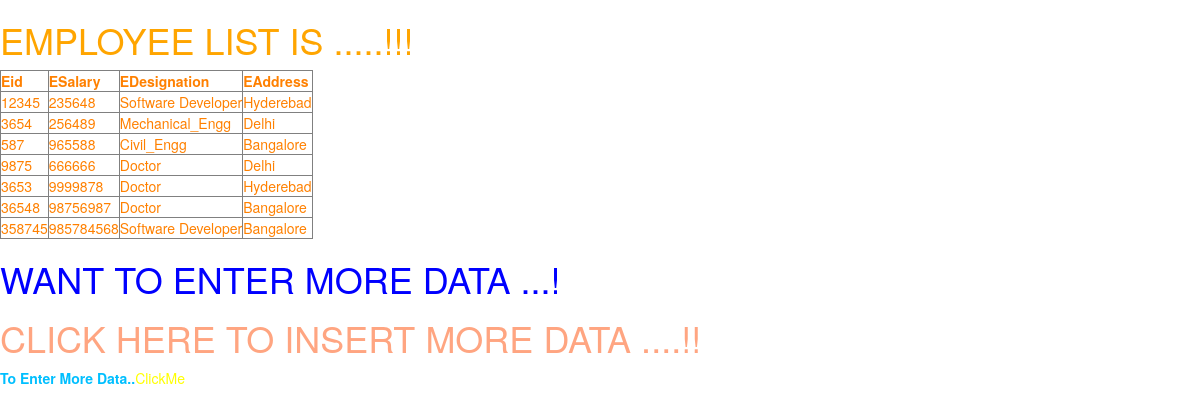
Screenshot of /data_disp/ with the database file from the repository.
### webapp/models.py (models this page shows)
class Emp_Model(models.Model):
    Eid  = models.IntegerField()
    ESalary = models.IntegerField()
    EDesignation = models.CharField(max_length=80)
    EAddrs = models.CharField(max_length=120)

### webapp/views.py (the view)
# urls.py: path('data_disp/', views.Emp_Model_data),
def Emp_Model_data(request):
    Emp_data = Emp_Model.objects.all()
    return  render(request,'webapp/data_disp.html', {'elist':Emp_data})

### templates/webapp/data_disp.html (shortened to what this page needs)
<!DOCTYPE html>
{%load static%}
<html lang="en">
<head>
<link rel="stylesheet" href="https://maxcdn.bootstrapcdn.com/bootstrap/3.3.7/css/bootstrap.min.css">
<link href="{% static 'css/MyFile.css' %}" rel="stylesheet"/>
</head>
<body>
<h1 style="color:orange">EMPLOYEE LIST IS .....!!!</h1>
{% if elist %}
<table border="1px">
    <thead>
    <th> Eid </th>
    <th> ESalary </th>
    <th> EDesignation </th>
    <th> EAddress </th>
    </thead>
    {% for emp in elist %}
    <tr>
        <td>{{emp.Eid}}</td>
        <td>{{emp.ESalary}}</td>
        <td>{{emp.EDesignation}}</td>
        <td>{{emp.EAddrs}}</td>
    </tr>
    {% endfor %}
</table>
{% else %}
<h2 style="color:#e61919"> SORRY No RECORD FOUND ....!!!</h2>
    {% endif %}
<h1 style="color:blue">WANT TO ENTER MORE DATA ...!</h1>
<h1 style="color:#ffa581">CLICK HERE TO INSERT MORE DATA  ....!!</h1>
<b style="color:#00bfff">To Enter More Data..</b><a href="http://127.0.0.1:8000/regis/" style="color:yellow;align:right">ClickMe</a>
</body>
</html>

### static/css/myfile.css (style rules this page uses)
body { background-image:url(https://image.shutterstock.com/image-photo/buddha-statue-hyderabadhyderabadindia-260nw-1366155431.jpg); background-repeat:no-repeat; background-size:cover; color:red; }
table { color:#ff8000; }

### rows the page displays
Emp_Model: Eid "12345", ESalary "235648", EDesignation "Software Developer", EAddrs "Hyderebad"
Emp_Model: Eid "3654", ESalary "256489", EDesignation "Mechanical_Engg", EAddrs "Delhi"
Emp_Model: Eid "587", ESalary "965588", EDesignation "Civil_Engg", EAddrs "Bangalore"
Emp_Model: Eid "9875", ESalary "666666", EDesignation "Doctor", EAddrs "Delhi"
Emp_Model: Eid "3653", ESalary "9999878", EDesignation "Doctor", EAddrs "Hyderebad"
Emp_Model: Eid "36548", ESalary "98756987", EDesignation "Doctor", EAddrs "Bangalore"
Emp_Model: Eid "358745", ESalary "985784568", EDesignation "Software Developer", EAddrs "Bangalore"
